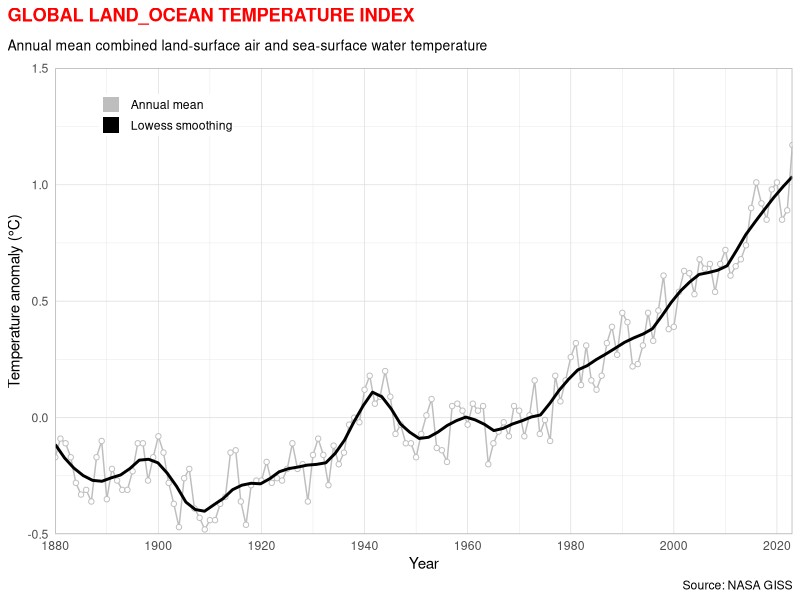
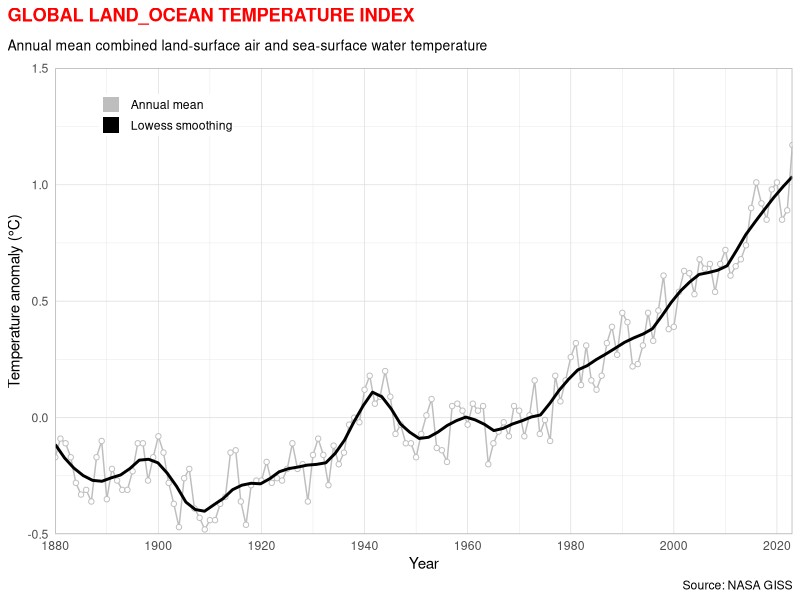

The R script that drew these images, in order:
library(tidyverse)

# Read in the data

read_csv("data/GLB.Ts+dSST.csv", skip=1, na = "***") %>%
  select(year = Year, t_diff ='J-D') %>%
  ggplot(aes(x = year, y = t_diff)) +
  geom_line( aes(color = "1") , size=0.5, show.legend = FALSE) +
  geom_point(fill = "white", aes(color="1"), shape = 21, show.legend = TRUE) +
  geom_smooth(se=FALSE, aes(color="2"), size=1, span=0.15, show.legend = FALSE) +
  scale_x_continuous(breaks = seq(1880, 2024, 20), expand = c(0,0)) +
  scale_y_continuous(limit=c(-0.5, 1.5), expand = c(0,0)) +
  scale_color_manual(name=NULL, 
                     breaks=c(1,2),
                     values=c("gray", "black"),
                     labels=c("Annual mean", "Lowess smoothing"),
                     guide = guide_legend(override.aes = list(shape=15, size=5))) +

                     
  labs(
    x = "Year",
    y = "Temperature anomaly (°C)",
    title = "GLOBAL LAND_OCEAN TEMPERATURE INDEX",
    subtitle = "Annual mean combined land-surface air and sea-surface water temperature",
    caption = "Source: NASA GISS"
  ) +
  theme_light() +
  theme(
    axis.ticks = element_blank(),
    plot.title.position = "plot",
    plot.title = element_text(margin = margin(b=10), color = "red", face = "bold"),
    plot.subtitle = element_text(size=10, margin= margin(b=10)),
    legend.position = c(0.15, 0.9),
    legend.title = element_text(size=0),
    legend.key.height = unit(15, "pt"),
    legend.margin = margin(0,0,0,0)
  )

ggsave("figure/temperature_index_plot.png", width = 6, height = 4)
